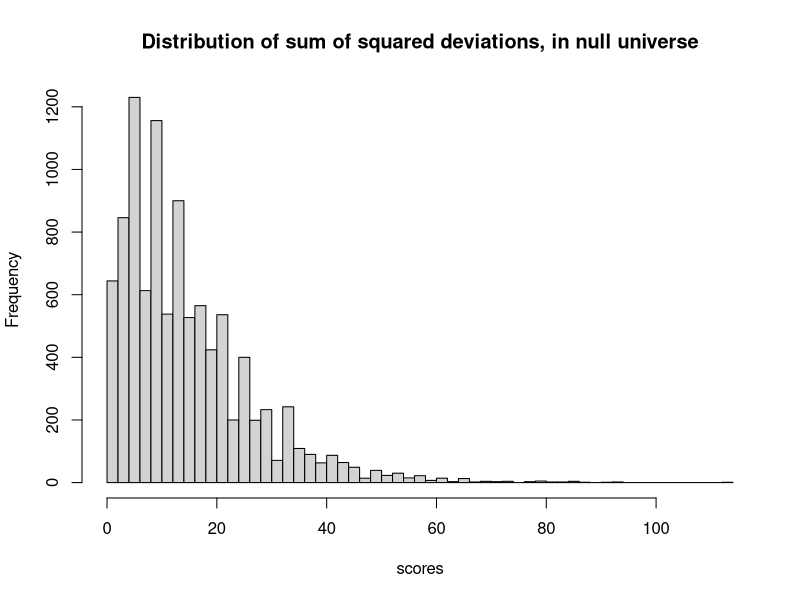

Recreate this plot in R.
## ---- chunk 1
# The actual scores for each treatment.
treat_scores <- c(17, 10, 10, 7)
# The mean.
m <- mean(treat_scores)
# The four deviations from the mean
deviations <- treat_scores - m
# Squared deviations.
sq_deviations <- deviations ** 2
# Sum of squared deviations.
actual_sum_sq_deviations <- sum(sq_deviations)
# Show the result.
actual_sum_sq_deviations
## ---- chunk 2
# Set the number of trials.
n_trials <- 10000

# Set the sample size for each trial.
sample_size <- 20

# An empty vector to store the trials.
scores <- numeric(n_trials)

# Do 10000 trials.
for (i in 1:n_trials) {
    # Repeat the following steps 4 times to constitute 4 groups of 20 and
    # count their success rates.
    group_scores <- numeric(4)
    for (group_no in 1:4) {
        # A treatment group
        group <- sample(c('success', 'failure'),
                        size=20,
                        prob=c(0.55, 0.45),
                        replace=TRUE)
        # Count successes.
        group_count <- sum(group == 'success')
        # Store result.
        group_scores[group_no] <- group_count
        # End the procedure for one group of 20, go back and repeat until all 4
        # are done.
    }
    # Calculate the mean
    m <- mean(group_scores)
    # Calculate the deviations of the scores from the mean of the scores.
    deviations <- group_scores - m
    # Square them, making them them positive.
    sq_deviations <- deviations ** 2
    # Sum up the squared deviations.
    sum_sq_deviations <- sum(sq_deviations)
    # Keep track of the result for each trial.
    scores[i] <- sum_sq_deviations

    # End a trial, go back and repeat until all 10000 are complete.
}

# Produce a histogram of the trial results.
hist(scores, breaks=50,
     main='Distribution of sum of squared deviations, in null universe')
## ---- chunk 3
# How many of the trials yielded a maximum difference greater than the
# observed maximum difference?
k <- sum(scores >= actual_sum_sq_deviations)
# Convert to a proportion
kk <- k / n_trials

message('Proportion >= ', actual_sum_sq_deviations, ' was: ', kk)
